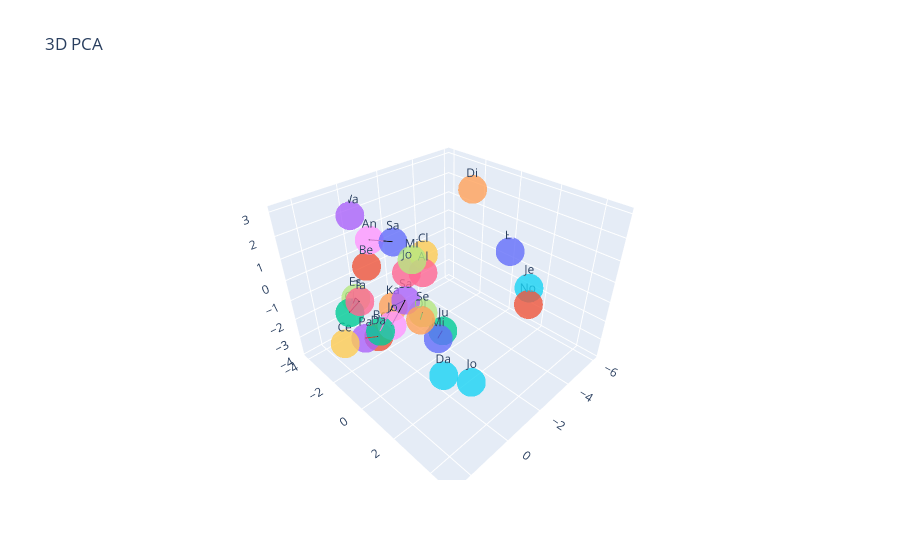

The cell this chart's notebook holds for it:
### Markdown cell above
### 3D PCA

### Code cell
def plot_3D_PCA_plotly(res_df, full_df, project_fldr, n_connections=10):
    data = res_df.drop(['first_inits'], axis='columns')
    pca = PCA(n_components=3)
    fit_pca = pca.fit(data)
    reduced = fit_pca.transform(data)
    
    # calculate distances between all points to draw lines between closest pairs in 3D
    distances = pdist(reduced)
    dist_matrix = squareform(distances)
    dist_matrix_copy = dist_matrix.copy()
    np.fill_diagonal(dist_matrix_copy, np.inf) # avoid matching to self (fill diagonal of matrix with inf)
    closest_pairs = []
    
    for _ in range(n_connections): # default 10
        min_idx = np.unravel_index(np.argmin(dist_matrix_copy), dist_matrix_copy.shape)
        closest_pairs.append(min_idx)
        dist_matrix_copy[min_idx] = np.inf   # set to inf after appending closest_pairs to find the next closest... 
        dist_matrix_copy[min_idx[1], min_idx[0]] = np.inf
    
    fig = go.Figure()
    for i in range(len(full_df)):
        fig.add_trace(
            go.Scatter3d(
                x=[reduced[i,0]],
                y=[reduced[i,1]],
                z=[reduced[i,2]],
                mode='markers+text',
                name='',
                text=[full_df['first_inits'][i]],
                textposition='top center',
                hovertemplate=f"<b>{full_df['first_inits'][i]}</b>",
                marker=dict(
                    size=10,
                    opacity=0.8), 
                textfont_size =12,))
    
    # draw lines between closest pairs
    for pair in closest_pairs:
        i, j = pair
        fig.add_trace(
            go.Scatter3d(
                x=[reduced[i,0], reduced[j,0]],
                y=[reduced[i,1], reduced[j,1]],
                z=[reduced[i,2], reduced[j,2]],
                mode='lines',
                line=dict(color='black', width=2),
                hovertemplate=f"Distance: {dist_matrix[i,j]:.2f}<br>" +
                             f"Points: {full_df['first_inits'][i]} - {full_df['first_inits'][j]}",
                showlegend=False))
    
    fig.update_layout(
        title="3D PCA",
        scene=dict(
            xaxis_title="",
            yaxis_title="",
            zaxis_title=""),
        showlegend=False,
        height=1000
    )
    
    fig.write_html(os.path.join(project_fldr, 'PCA_3D.html'))
    fig.show()

plot_3D_PCA_plotly(res_df, full_df, project_fldr)

### Figure 1 — Plotly figure (JSON) as saved in the notebook; plotly's stock layout.template omitted (floating-point values rounded to 4 significant figures)
{"data": [{"hovertemplate": "<b>El</b>", "marker": {"opacity": 0.8, "size": 10}, "mode": "markers+text", "name": "", "text": ["El"], "textfont": {"size": 12}, "textposition": "top center", "type": "scatter3d", "x": [-6.024], "y": [-0.06371], "z": [-0.5724]}, {"hovertemplate": "<b>Be</b>", "marker": {"opacity": 0.8, "size": 10}, "mode": "markers+text", "name": "", "text": ["Be"], "textfont": {"size": 12}, "textposition": "top center", "type": "scatter3d", "x": [2.392], "y": [0.7415], "z": [2.725]}, {"hovertemplate": "<b>Ju</b>", "marker": {"opacity": 0.8, "size": 10}, "mode": "markers+text", "name": "", "text": ["Ju"], "textfont": {"size": 12}, "textposition": "top center", "type": "scatter3d", "x": [-0.7776], "y": [0.8038], "z": [-1.746]}, {"hovertemplate": "<b>Wa</b>", "marker": {"opacity": 0.8, "size": 10}, "mode": "markers+text", "name": "", "text": ["Wa"], "textfont": {"size": 12}, "textposition": "top center", "type": "scatter3d", "x": [-0.2224], "y": [-4.09], "z": [1.88]}, {"hovertemplate": "<b>Ka</b>", "marker": {"opacity": 0.8, "size": 10}, "mode": "markers+text", "name": "", "text": ["Ka"], "textfont": {"size": 12}, "textposition": "top center", "type": "scatter3d", "x": [0.4101], "y": [-0.7846], "z": [-0.7241]}, {"hovertemplate": "<b>Jo</b>", "marker": {"opacity": 0.8, "size": 10}, "mode": "markers+text", "name": "", "text": ["Jo"], "textfont": {"size": 12}, "textposition": "top center", "type": "scatter3d", "x": [1.868], "y": [4.763], "z": [0.2233]}, {"hovertemplate": "<b>Jo</b>", "marker": {"opacity": 0.8, "size": 10}, "mode": "markers+text", "name": "", "text": ["Jo"], "textfont": {"size": 12}, "textposition": "top center", "type": "scatter3d", "x": [2.039], "y": [2.247], "z": [3.018]}, {"hovertemplate": "<b>Es</b>", "marker": {"opacity": 0.8, "size": 10}, "mode": "markers+text", "name": "", "text": ["Es"], "textfont": {"size": 12}, "textposition": "top center", "type": "scatter3d", "x": [1.096], "y": [-2.354], "z": [-0.7691]}, {"hovertemplate": "<b>An</b>", "marker": {"opacity": 0.8, "size": 10}, "mode": "markers+text", "name": "", "text": ["An"], "textfont": {"size": 12}, "textposition": "top center", "type": "scatter3d", "x": [0.3855], "y": [-1.964], "z": [1.804]}, {"hovertemplate": "<b>Cl</b>", "marker": {"opacity": 0.8, "size": 10}, "mode": "markers+text", "name": "", "text": ["Cl"], "textfont": {"size": 12}, "textposition": "top center", "type": "scatter3d", "x": [-2.628], "y": [-2.323], "z": [-0.2562]}, {"hovertemplate": "<b>Sa</b>", "marker": {"opacity": 0.8, "size": 10}, "mode": "markers+text", "name": "", "text": ["Sa"], "textfont": {"size": 12}, "textposition": "top center", "type": "scatter3d", "x": [-0.5979], "y": [-1.794], "z": [1.399]}, {"hovertemplate": "<b>Da</b>", "marker": {"opacity": 0.8, "size": 10}, "mode": "markers+text", "name": "", "text": ["Da"], "textfont": {"size": 12}, "textposition": "top center", "type": "scatter3d", "x": [2.409], "y": [0.979], "z": [0.009012]}, {"hovertemplate": "<b>Cl</b>", "marker": {"opacity": 0.8, "size": 10}, "mode": "markers+text", "name": "", "text": ["Cl"], "textfont": {"size": 12}, "textposition": "top center", "type": "scatter3d", "x": [1.502], "y": [-2.294], "z": [-1.27]}, {"hovertemplate": "<b>Pa</b>", "marker": {"opacity": 0.8, "size": 10}, "mode": "markers+text", "name": "", "text": ["Pa"], "textfont": {"size": 12}, "textposition": "top center", "type": "scatter3d", "x": [2.654], "y": [0.5381], "z": [-0.1782]}, {"hovertemplate": "<b>Di</b>", "marker": {"opacity": 0.8, "size": 10}, "mode": "markers+text", "name": "", "text": ["Di"], "textfont": {"size": 12}, "textposition": "top center", "type": "scatter3d", "x": [-4.237], "y": [-0.9237], "z": [2.78]}, {"hovertemplate": "<b>Je</b>", "marker": {"opacity": 0.8, "size": 10}, "mode": "markers+text", "name": "", "text": ["Je"], "textfont": {"size": 12}, "textposition": "top center", "type": "scatter3d", "x": [-2.37], "y": [3.596], "z": [0.9643]}, {"hovertemplate": "<b>Ta</b>", "marker": {"opacity": 0.8, "size": 10}, "mode": "markers+text", "name": "", "text": ["Ta"], "textfont": {"size": 12}, "textposition": "top center", "type": "scatter3d", "x": [1.455], "y": [-1.49], "z": [-0.2983]}, {"hovertemplate": "<b>Se</b>", "marker": {"opacity": 0.8, "size": 10}, "mode": "markers+text", "name": "", "text": ["Se"], "textfont": {"size": 12}, "textposition": "top center", "type": "scatter3d", "x": [1.002], "y": [1.696], "z": [0.6589]}, {"hovertemplate": "<b>Jo</b>", "marker": {"opacity": 0.8, "size": 10}, "mode": "markers+text", "name": "", "text": ["Jo"], "textfont": {"size": 12}, "textposition": "top center", "type": "scatter3d", "x": [1.258], "y": [0.1991], "z": [-0.6278]}, {"hovertemplate": "<b>Ce</b>", "marker": {"opacity": 0.8, "size": 10}, "mode": "markers+text", "name": "", "text": ["Ce"], "textfont": {"size": 12}, "textposition": "top center", "type": "scatter3d", "x": [2.013], "y": [-2.187], "z": [-2.567]}, {"hovertemplate": "<b>Mi</b>", "marker": {"opacity": 0.8, "size": 10}, "mode": "markers+text", "name": "", "text": ["Mi"], "textfont": {"size": 12}, "textposition": "top center", "type": "scatter3d", "x": [-0.1167], "y": [1.232], "z": [-1.489]}, {"hovertemplate": "<b>No</b>", "marker": {"opacity": 0.8, "size": 10}, "mode": "markers+text", "name": "", "text": ["No"], "textfont": {"size": 12}, "textposition": "top center", "type": "scatter3d", "x": [-4.192], "y": [2.476], "z": [-1.34]}, {"hovertemplate": "<b>Be</b>", "marker": {"opacity": 0.8, "size": 10}, "mode": "markers+text", "name": "", "text": ["Be"], "textfont": {"size": 12}, "textposition": "top center", "type": "scatter3d", "x": [1.124], "y": [-0.8025], "z": [-1.594]}, {"hovertemplate": "<b>Sa</b>", "marker": {"opacity": 0.8, "size": 10}, "mode": "markers+text", "name": "", "text": ["Sa"], "textfont": {"size": 12}, "textposition": "top center", "type": "scatter3d", "x": [0.2944], "y": [-0.09926], "z": [-0.1154]}, {"hovertemplate": "<b>Ol</b>", "marker": {"opacity": 0.8, "size": 10}, "mode": "markers+text", "name": "", "text": ["Ol"], "textfont": {"size": 12}, "textposition": "top center", "type": "scatter3d", "x": [0.7996], "y": [1.313], "z": [0.01056]}, {"hovertemplate": "<b>Da</b>", "marker": {"opacity": 0.8, "size": 10}, "mode": "markers+text", "name": "", "text": ["Da"], "textfont": {"size": 12}, "textposition": "top center", "type": "scatter3d", "x": [-0.4922], "y": [1.12], "z": [-3.857]}, {"hovertemplate": "<b>Al</b>", "marker": {"opacity": 0.8, "size": 10}, "mode": "markers+text", "name": "", "text": ["Al"], "textfont": {"size": 12}, "textposition": "top center", "type": "scatter3d", "x": [-0.9141], "y": [-0.4284], "z": [0.4294]}, {"hovertemplate": "<b>Mi</b>", "marker": {"opacity": 0.8, "size": 10}, "mode": "markers+text", "name": "", "text": ["Mi"], "textfont": {"size": 12}, "textposition": "top center", "type": "scatter3d", "x": [-0.1303], "y": [-0.1054], "z": [1.502]}, {"hovertemplate": "Distance: 0.54<br>Points: Da - Pa", "line": {"color": "black", "width": 2}, "mode": "lines", "showlegend": false, "type": "scatter3d", "x": [2.409, 2.654], "y": [0.979, 0.5381], "z": [0.009012, -0.1782]}, {"hovertemplate": "Distance: 0.65<br>Points: Es - Cl", "line": {"color": "black", "width": 2}, "mode": "lines", "showlegend": false, "type": "scatter3d", "x": [1.096, 1.502], "y": [-2.354, -2.294], "z": [-0.7691, -1.27]}, {"hovertemplate": "Distance: 0.78<br>Points: Se - Ol", "line": {"color": "black", "width": 2}, "mode": "lines", "showlegend": false, "type": "scatter3d", "x": [1.002, 0.7996], "y": [1.696, 1.313], "z": [0.6589, 0.01056]}, {"hovertemplate": "Distance: 0.83<br>Points: Ju - Mi", "line": {"color": "black", "width": 2}, "mode": "lines", "showlegend": false, "type": "scatter3d", "x": [-0.7776, -0.1167], "y": [0.8038, 1.232], "z": [-1.746, -1.489]}, {"hovertemplate": "Distance: 0.92<br>Points: Ka - Sa", "line": {"color": "black", "width": 2}, "mode": "lines", "showlegend": false, "type": "scatter3d", "x": [0.4101, 0.2944], "y": [-0.7846, -0.09926], "z": [-0.7241, -0.1154]}, {"hovertemplate": "Distance: 1.05<br>Points: Es - Ta", "line": {"color": "black", "width": 2}, "mode": "lines", "showlegend": false, "type": "scatter3d", "x": [1.096, 1.455], "y": [-2.354, -1.49], "z": [-0.7691, -0.2983]}, {"hovertemplate": "Distance: 1.08<br>Points: An - Sa", "line": {"color": "black", "width": 2}, "mode": "lines", "showlegend": false, "type": "scatter3d", "x": [0.3855, -0.5979], "y": [-1.964, -1.794], "z": [1.804, 1.399]}, {"hovertemplate": "Distance: 1.13<br>Points: Ka - Be", "line": {"color": "black", "width": 2}, "mode": "lines", "showlegend": false, "type": "scatter3d", "x": [0.4101, 1.124], "y": [-0.7846, -0.8025], "z": [-0.7241, -1.594]}, {"hovertemplate": "Distance: 1.13<br>Points: Jo - Sa", "line": {"color": "black", "width": 2}, "mode": "lines", "showlegend": false, "type": "scatter3d", "x": [1.258, 0.2944], "y": [0.1991, -0.09926], "z": [-0.6278, -0.1154]}, {"hovertemplate": "Distance: 1.26<br>Points: Cl - Ta", "line": {"color": "black", "width": 2}, "mode": "lines", "showlegend": false, "type": "scatter3d", "x": [1.502, 1.455], "y": [-2.294, -1.49], "z": [-1.27, -0.2983]}], "layout": {"autosize": true, "scene": {"aspectmode": "auto", "aspectratio": {"x": 1.074, "y": 1.095, "z": 0.8506}, "xaxis": {"title": {"text": ""}, "type": "linear"}, "yaxis": {"title": {"text": ""}, "type": "linear"}, "zaxis": {"title": {"text": ""}, "type": "linear"}}, "showlegend": false, "title": {"text": "3D PCA"}}}
